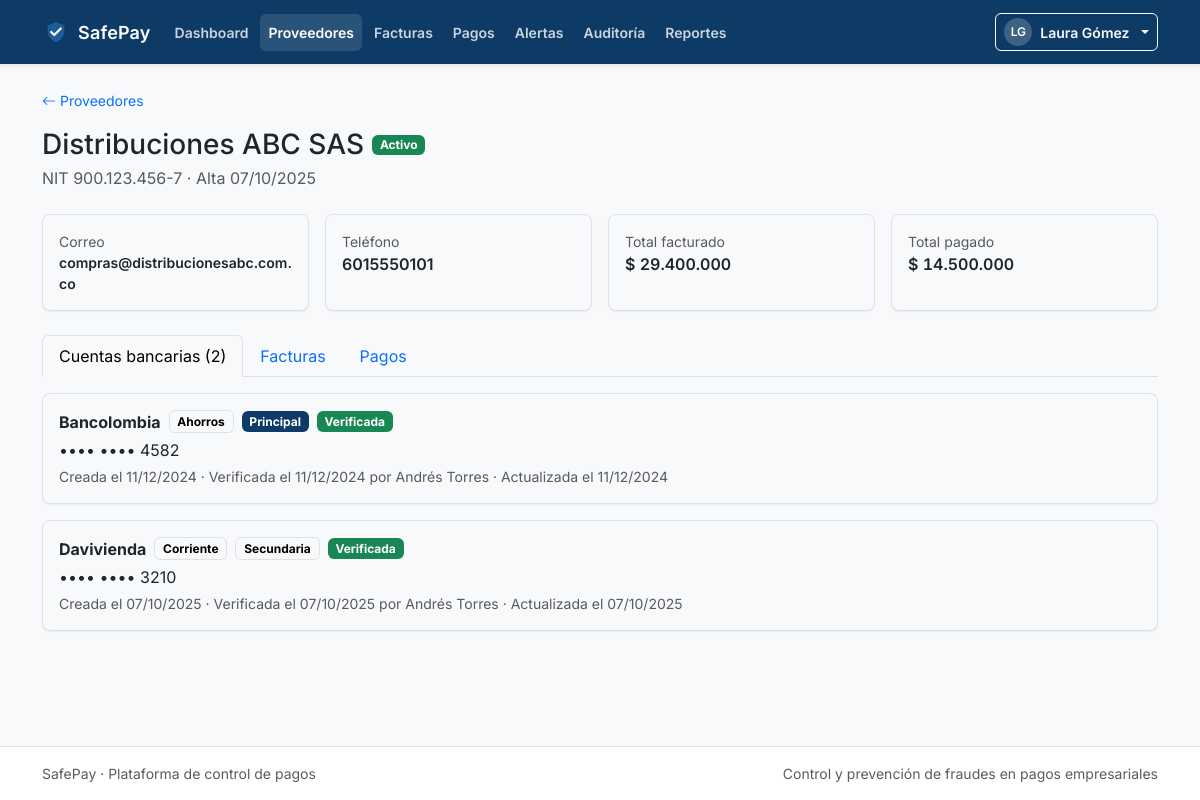
Screenshot of /modules/proveedores/detalle.php (signed in) with the database file from the repository.
### tables this page shows
CREATE TABLE proveedores (
    id_proveedor  INT UNSIGNED AUTO_INCREMENT PRIMARY KEY,
    nit           VARCHAR(20)  NOT NULL,
    razon_social  VARCHAR(150) NOT NULL,
    correo        VARCHAR(120) NULL,
    telefono      VARCHAR(30)  NULL,
    estado        ENUM('activo','inactivo') NOT NULL DEFAULT 'activo',
    creado_en     DATETIME     NOT NULL DEFAULT CURRENT_TIMESTAMP,
    CONSTRAINT uq_proveedores_nit UNIQUE (nit),
    KEY idx_proveedores_estado (estado)
);

CREATE TABLE cuentas_bancarias (
    id_cuenta           INT UNSIGNED AUTO_INCREMENT PRIMARY KEY,
    id_proveedor        INT UNSIGNED NOT NULL,
    banco               VARCHAR(80)  NOT NULL,
    tipo_cuenta         ENUM('ahorros','corriente') NOT NULL,
    numero_cuenta       VARCHAR(30)  NOT NULL,
    es_principal        TINYINT(1)   NOT NULL DEFAULT 0,
    verificada          TINYINT(1)   NOT NULL DEFAULT 0,
    id_usuario_verifica INT UNSIGNED NULL,
    verificada_en       DATETIME     NULL,
    creada_en           DATETIME     NOT NULL DEFAULT CURRENT_TIMESTAMP,
    modificada_en       DATETIME     NULL,
    principal_de        INT UNSIGNED GENERATED ALWAYS AS (
                            IF(es_principal = 1, id_proveedor, NULL)
                        ) STORED,
    CONSTRAINT uq_cuentas_proveedor_numero UNIQUE (id_proveedor, numero_cuenta),
    CONSTRAINT uq_cuentas_principal UNIQUE (principal_de),
    KEY idx_cuentas_usuario_verifica (id_usuario_verifica)
);

CREATE TABLE usuarios (
    id_usuario        INT UNSIGNED AUTO_INCREMENT PRIMARY KEY,
    nombre            VARCHAR(100) NOT NULL,
    correo            VARCHAR(120) NOT NULL,
    password_hash     VARCHAR(255) NOT NULL,
    id_rol            TINYINT UNSIGNED NOT NULL,
    activo            TINYINT(1)   NOT NULL DEFAULT 1,
    intentos_fallidos TINYINT UNSIGNED NOT NULL DEFAULT 0,
    bloqueado_hasta   DATETIME     NULL,
    creado_en         DATETIME     NOT NULL DEFAULT CURRENT_TIMESTAMP,
    CONSTRAINT uq_usuarios_correo UNIQUE (correo),
    KEY idx_usuarios_rol (id_rol)
);

### includes/functions.php (called while the page is built, shortened)
<?php
function e(?string $texto): string
{
    return htmlspecialchars($texto ?? '', ENT_QUOTES | ENT_SUBSTITUTE, 'UTF-8');
}
function iniciales(string $nombre): string
{
    $partes = preg_split('/\s+/', trim($nombre)) ?: [];
    $texto  = '';
    foreach (array_slice($partes, 0, 2) as $parte) {
        $texto .= mb_strtoupper(mb_substr($parte, 0, 1));
    }
    return $texto !== '' ? $texto : '?';
}
function formatearMoneda(float|int|string|null $valor): string
{
    return '$ ' . number_format((float) $valor, 0, ',', '.');
}
function formatearFecha(?string $fecha, bool $conHora = false): string
{
    try {
        $objeto = new DateTimeImmutable($fecha);
    } catch (Exception) {
        return '—';
    }
    return $objeto->format($conHora ? 'd/m/Y H:i' : 'd/m/Y');
}

### modules/proveedores/detalle.php (the view, shortened to what this page needs)
<?php
require_once __DIR__ . '/../../includes/functions.php';
require_once __DIR__ . '/../../includes/auth.php';
require_once __DIR__ . '/../../includes/modules.php';
$pdo = conexionBd();
$esAdmin = tieneRol('administrador');
$id = max(1, (int) ($_GET['id'] ?? 0));
$stmt = $pdo->prepare('SELECT * FROM proveedores WHERE id_proveedor = :id LIMIT 1');
$stmt->execute([':id' => $id]);
$proveedor = $stmt->fetch();
$stmt = $pdo->prepare(
    'SELECT c.*, u.nombre AS verificada_por
     FROM cuentas_bancarias c
     LEFT JOIN usuarios u ON u.id_usuario = c.id_usuario_verifica
     WHERE c.id_proveedor = :id
     ORDER BY c.es_principal DESC, c.creada_en DESC, c.id_cuenta DESC'
);
$stmt->execute([':id' => $id]);
$cuentas = $stmt->fetchAll();
$stmt = $pdo->prepare(
    'SELECT COALESCE(SUM(valor), 0) FROM facturas WHERE id_proveedor = :id'
);
$stmt->execute([':id' => $id]);
$totalFacturado = (float) $stmt->fetchColumn();
$stmt = $pdo->prepare(
    "SELECT COALESCE(SUM(p.valor), 0)
     FROM pagos p
     INNER JOIN facturas f ON f.id_factura = p.id_factura
     WHERE f.id_proveedor = :id AND p.estado = 'ejecutado'"
);
$stmt->execute([':id' => $id]);
$totalPagado = (float) $stmt->fetchColumn();
require_once __DIR__ . '/../../includes/header.php';
?>
<div class="container py-4">
    <div class="mb-3">
        <a class="small text-decoration-none" href="<?= e(BASE_URL) ?>/modules/proveedores/index.php">
            <i class="bi bi-arrow-left me-1" aria-hidden="true"></i>Proveedores
        </a>
    </div>
    <div class="d-flex flex-column flex-lg-row justify-content-between align-items-lg-start gap-3 mb-4">
        <div>
            <div class="d-flex flex-wrap align-items-center gap-2 mb-1">
                <h1 class="h3 mb-0"><?= e($proveedor['razon_social']) ?></h1>
                <?= badgeEstado((string) $proveedor['estado']) ?>
            </div>
            <p class="text-muted mb-0">
                NIT <?= e(formatearNit((string) $proveedor['nit'])) ?> ·
                Alta <?= e(formatearFecha((string) $proveedor['creado_en'])) ?>
            </p>
        </div>
    </div>
    <div class="row g-3 mb-4">
        <div class="col-sm-6 col-xl-3">
            <div class="card h-100"><div class="card-body">
                <div class="small text-muted">Correo</div>
                <div class="fw-semibold small"><?= e($proveedor['correo'] ?? '—') ?></div>
            </div></div>
        </div>
        <div class="col-sm-6 col-xl-3">
            <div class="card h-100"><div class="card-body">
                <div class="small text-muted">Teléfono</div>
                <div class="fw-semibold"><?= e($proveedor['telefono'] ?? '—') ?></div>
            </div></div>
        </div>
        <div class="col-sm-6 col-xl-3">
            <div class="card h-100"><div class="card-body">
                <div class="small text-muted">Total facturado</div>
                <div class="fw-semibold currency"><?= e(formatearMoneda($totalFacturado)) ?></div>
            </div></div>
        </div>
        <div class="col-sm-6 col-xl-3">
            <div class="card h-100"><div class="card-body">
                <div class="small text-muted">Total pagado</div>
                <div class="fw-semibold currency"><?= e(formatearMoneda($totalPagado)) ?></div>
            </div></div>
        </div>
    </div>
    <ul class="nav nav-tabs mb-3" role="tablist">
        <li class="nav-item" role="presentation">
            <button class="nav-link active" data-bs-toggle="tab" data-bs-target="#tabCuentas" type="button" role="tab">
                Cuentas bancarias (<?= count($cuentas) ?>)
            </button>
        </li>
        <li class="nav-item" role="presentation">
            <button class="nav-link" data-bs-toggle="tab" data-bs-target="#tabFacturas" type="button" role="tab">
                Facturas
            </button>
        </li>
        <li class="nav-item" role="presentation">
            <button class="nav-link" data-bs-toggle="tab" data-bs-target="#tabPagos" type="button" role="tab">
                Pagos
            </button>
        </li>
    </ul>
    <div class="tab-content">
        <div class="tab-pane fade show active" id="tabCuentas" role="tabpanel">
            <?php if ($cuentas === []): ?>
                <div class="card">
                    <div class="card-body empty-state">
                        <i class="bi bi-bank d-block fs-2 mb-2" aria-hidden="true"></i>
                        <p class="mb-2">Este proveedor aún no tiene cuentas bancarias.</p>
                        <?php if ($esAdmin): ?>
                            <button class="btn btn-sm btn-primary" type="button" data-bs-toggle="modal" data-bs-target="#modalCuenta">
                                Registrar cuenta
                            </button>
                        <?php endif; ?>
                    </div>
                </div>
            <?php else: ?>
                <div class="d-flex flex-column gap-3">
                    <?php foreach ($cuentas as $cuenta): ?>
                        <div class="card">
                            <div class="card-body">
                                <div class="d-flex flex-column flex-md-row justify-content-between gap-3">
                                    <div>
                                        <div class="d-flex flex-wrap align-items-center gap-2 mb-1">
                                            <strong><?= e($cuenta['banco']) ?></strong>
                                            <span class="badge text-bg-light border"><?= e(ucfirst((string) $cuenta['tipo_cuenta'])) ?></span>
                                            <?php if ((int) $cuenta['es_principal'] === 1): ?>
                                                <span class="badge text-bg-primary">Principal</span>
                                            <?php else: ?>
                                                <span class="badge text-bg-light border">Secundaria</span>
                                            <?php endif; ?>
                                            <?php if ((int) $cuenta['verificada'] === 1): ?>
                                                <span class="badge text-bg-success">Verificada</span>
                                            <?php else: ?>
                                                <span class="badge text-bg-warning">Sin verificar</span>
                                            <?php endif; ?>
                                        </div>
                                        <div class="mb-1"><?= e(enmascararCuenta((string) $cuenta['numero_cuenta'])) ?></div>
                                        <div class="small text-muted">
                                            Creada el <?= e(formatearFecha((string) $cuenta['creada_en'])) ?>
                                            <?php if ($cuenta['verificada_en'] !== null): ?>
                                                · Verificada el <?= e(formatearFecha((string) $cuenta['verificada_en'])) ?>
                                                <?= $cuenta['verificada_por'] !== null ? 'por ' . e((string) $cuenta['verificada_por']) : '' ?>
                                            <?php endif; ?>
                                            <?php if ($cuenta['modificada_en'] !== null): ?>
                                                · Actualizada el <?= e(formatearFecha((string) $cuenta['modificada_en'])) ?>
                                            <?php endif; ?>
                                        </div>
                                    </div>
                                </div>
                            </div>
                        </div>
                    <?php endforeach; ?>
                </div>
            <?php endif; ?>
        </div>
    </div>
</div>
<?php require_once __DIR__ . '/../../includes/footer.php'; ?>

### includes/modules.php (shortened to what this page needs)
<?php
function etiquetaEstado(string $estado): string
{
    return match ($estado) {
        'registrada'  => 'Registrada',
        'observada'   => 'Observada',
        'aprobada'    => 'Aprobada',
        'rechazada'   => 'Rechazada',
        'pagada'      => 'Pagada',
        'pendiente'   => 'Pendiente',
        'bloqueado'   => 'Bloqueado',
        'aprobado'    => 'Aprobado',
        'rechazado'   => 'Rechazado',
        'ejecutado'   => 'Ejecutado',
        'abierta'     => 'Abierta',
        'resuelta'    => 'Resuelta',
        'descartada'  => 'Descartada',
        'activo'      => 'Activo',
        'inactivo'    => 'Inactivo',
        default       => ucfirst($estado),
    };
}
function claseEstado(string $estado): string
{
    return match ($estado) {
        'observada', 'pendiente' => 'text-bg-warning',
        'bloqueado', 'rechazada', 'rechazado', 'abierta' => 'text-bg-danger',
        'aprobada', 'aprobado' => 'text-bg-info',
        'pagada', 'ejecutado', 'resuelta', 'activo' => 'text-bg-success',
        'descartada', 'inactivo' => 'text-bg-secondary',
        default => 'text-bg-light border',
    };
}
function badgeEstado(string $estado): string
{
    return '<span class="badge ' . e(claseEstado($estado)) . '">' . e(etiquetaEstado($estado)) . '</span>';
}
function enmascararCuenta(string $numero): string
{
    $digitos = preg_replace('/\D+/', '', $numero) ?? '';
    $ultimos = substr($digitos, -4);
    return '•••• •••• ' . ($ultimos !== '' ? $ultimos : '—');
}
function formatearNit(string $nit): string
{
    if (preg_match('/^(\d{3})(\d{3})(\d{3})-(\d)$/', $nit, $partes) === 1) {
        return $partes[1] . '.' . $partes[2] . '.' . $partes[3] . '-' . $partes[4];
    }
    return $nit;
}

### assets/css/style.css (style rules this page uses)
:root { --sp-primary-900: #08243F; --sp-primary-700: #0D3B66; --sp-primary-500: #1D5C96; --sp-primary-100: #E7F0F8; --sp-accent: #0F766E; --sp-success: #198754; --sp-warning: #B58100; --sp-danger: #B02A37; --sp-info: #055160; --sp-bg: #F8F9FA; --sp-surface: #FFFFFF; --sp-text: #212529; --sp-muted: #6C757D; --sp-border: #DEE2E6; --sp-radius-sm: 6px; --sp-radius-md: 8px; --sp-radius-lg: 12px; --sp-shadow-sm: 0 1px 2px rgba(16, 24, 40, .06); --sp-shadow-md: 0 4px 12px rgba(16, 24, 40, .08); --sp-shadow-lg: 0 12px 32px rgba(16, 24, 40, .16); --sp-focus: 0 0 0 3px rgba(29, 92, 150, .25); --bs-primary: var(--sp-primary-700); --bs-primary-rgb: 13, 59, 102; --bs-body-color: var(--sp-text); --bs-body-bg: var(--sp-bg); --bs-border-color: var(--sp-border); }
body { background-color: var(--sp-bg); font-family: Inter, system-ui, -apple-system, "Segoe UI", Roboto, sans-serif; color: var(--sp-text); }
.card { border: 1px solid var(--sp-border); border-radius: var(--sp-radius-md); box-shadow: var(--sp-shadow-sm); }
.currency, .tabular { font-variant-numeric: tabular-nums; }

### rows the page displays
proveedores: razon_social "Distribuciones ABC SAS", estado "Activo", nit "900.123.456-7", creado_en "07/10/2025", correo "compras@distribucionesabc.com.co", telefono "6015550101"
cuentas_bancarias: banco "Bancolombia", tipo_cuenta "Ahorros", es_principal "Principal", verificada "Verificada", numero_cuenta "•••• •••• 4582", creada_en "11/12/2024", verificada_en "11/12/2024", usuarios.nombre "Andrés Torres", modificada_en "11/12/2024"
cuentas_bancarias: banco "Davivienda", tipo_cuenta "Corriente", es_principal "Secundaria", verificada "Verificada", numero_cuenta "•••• •••• 3210", creada_en "07/10/2025", verificada_en "07/10/2025", usuarios.nombre "Andrés Torres", modificada_en "07/10/2025"

### other values shown
APP_NAME "SafePay"
$item['etiqueta'] "Dashboard"
$item['etiqueta'] "Proveedores"
$item['etiqueta'] "Facturas"
$item['etiqueta'] "Pagos"
$item['etiqueta'] "Alertas"
$item['etiqueta'] "Auditoría"
$item['etiqueta'] "Reportes"
iniciales($nombreUsuario ?? 'Usuario') "LG"
$nombreUsuario "Laura Gómez"
formatearMoneda($totalFacturado) "$ 29.400.000"
formatearMoneda($totalPagado) "$ 14.500.000"
count($cuentas) "2"
